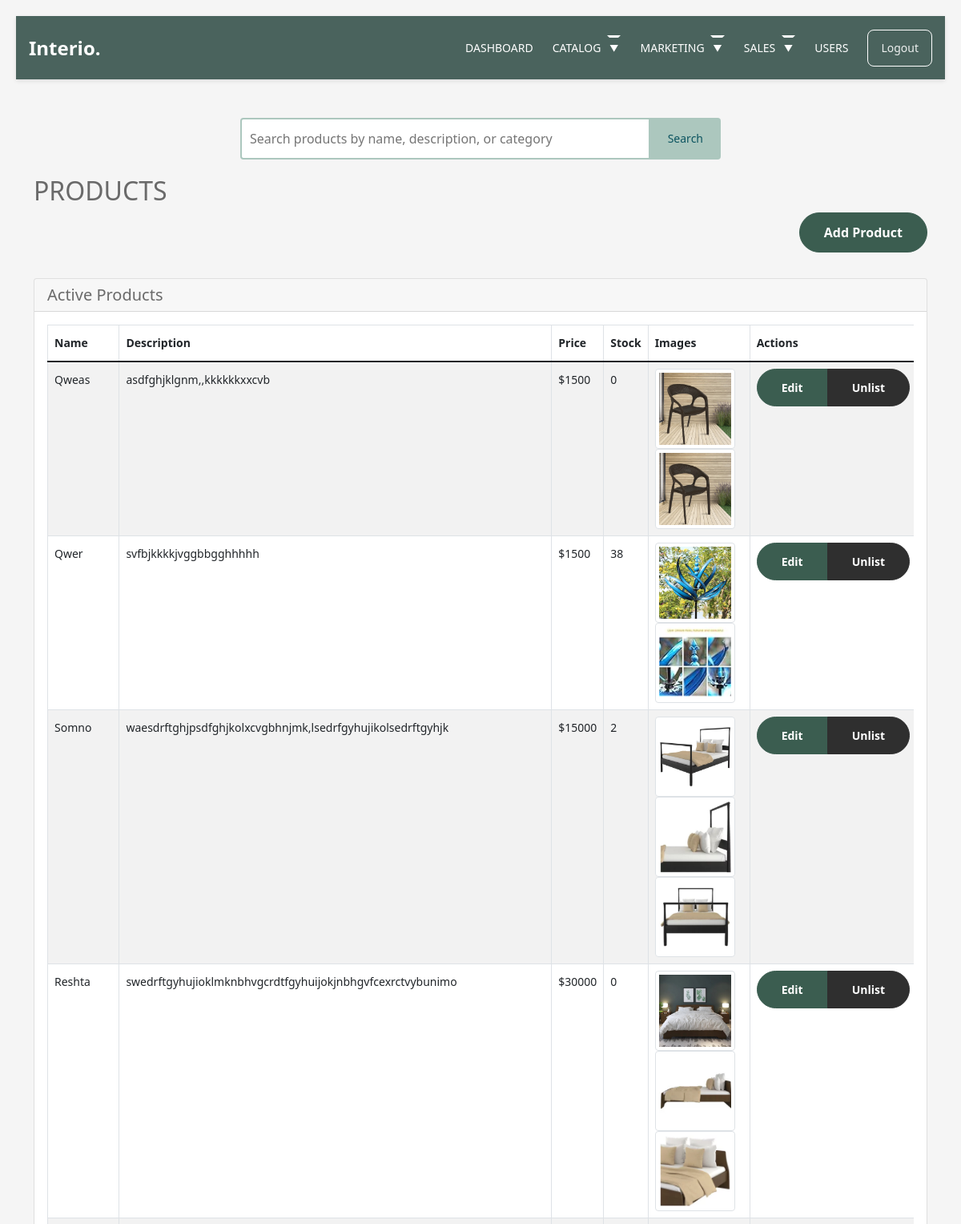
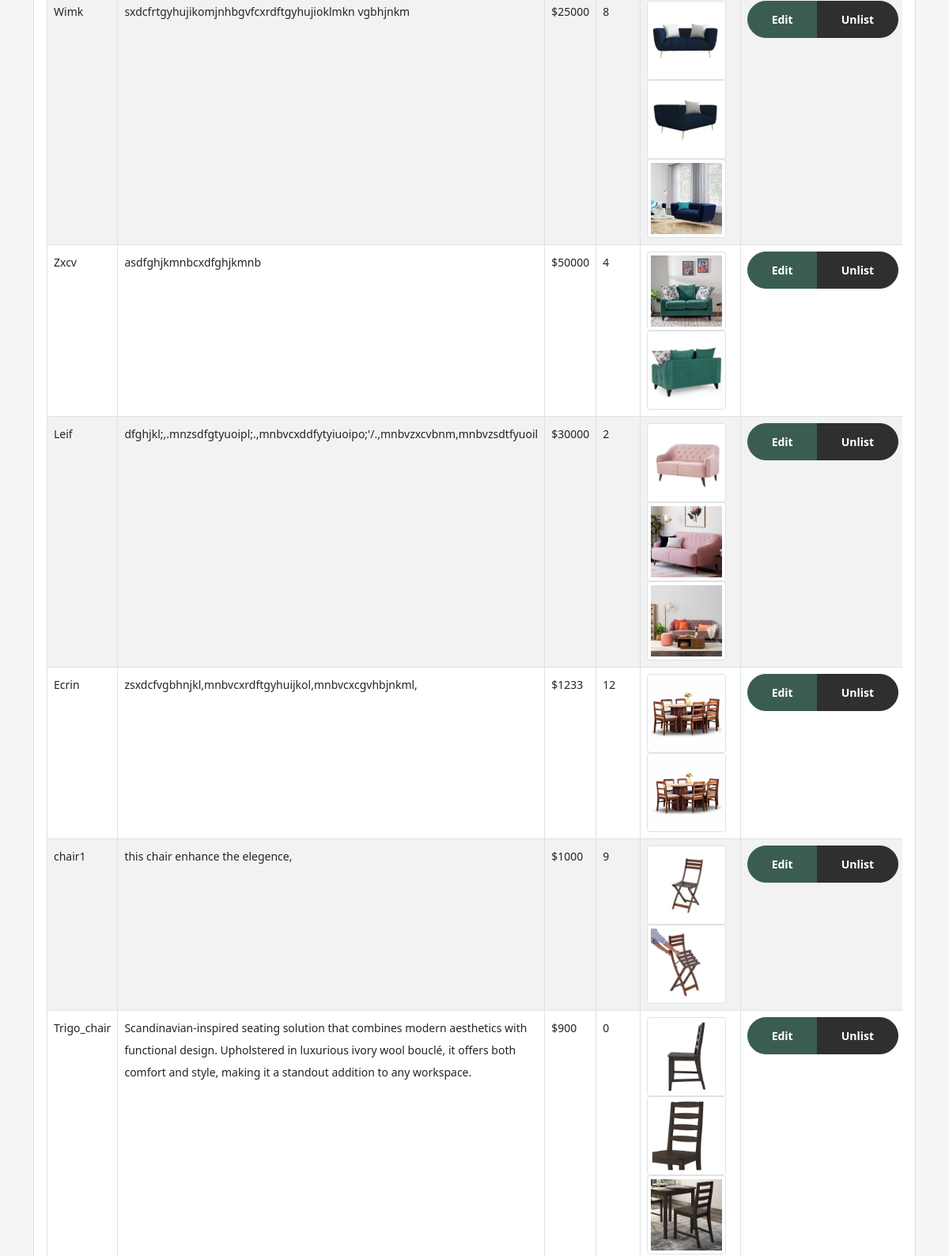
The app's page /adminn/productlist/ (signed in, upper part), older data (2 pictures, top to bottom).
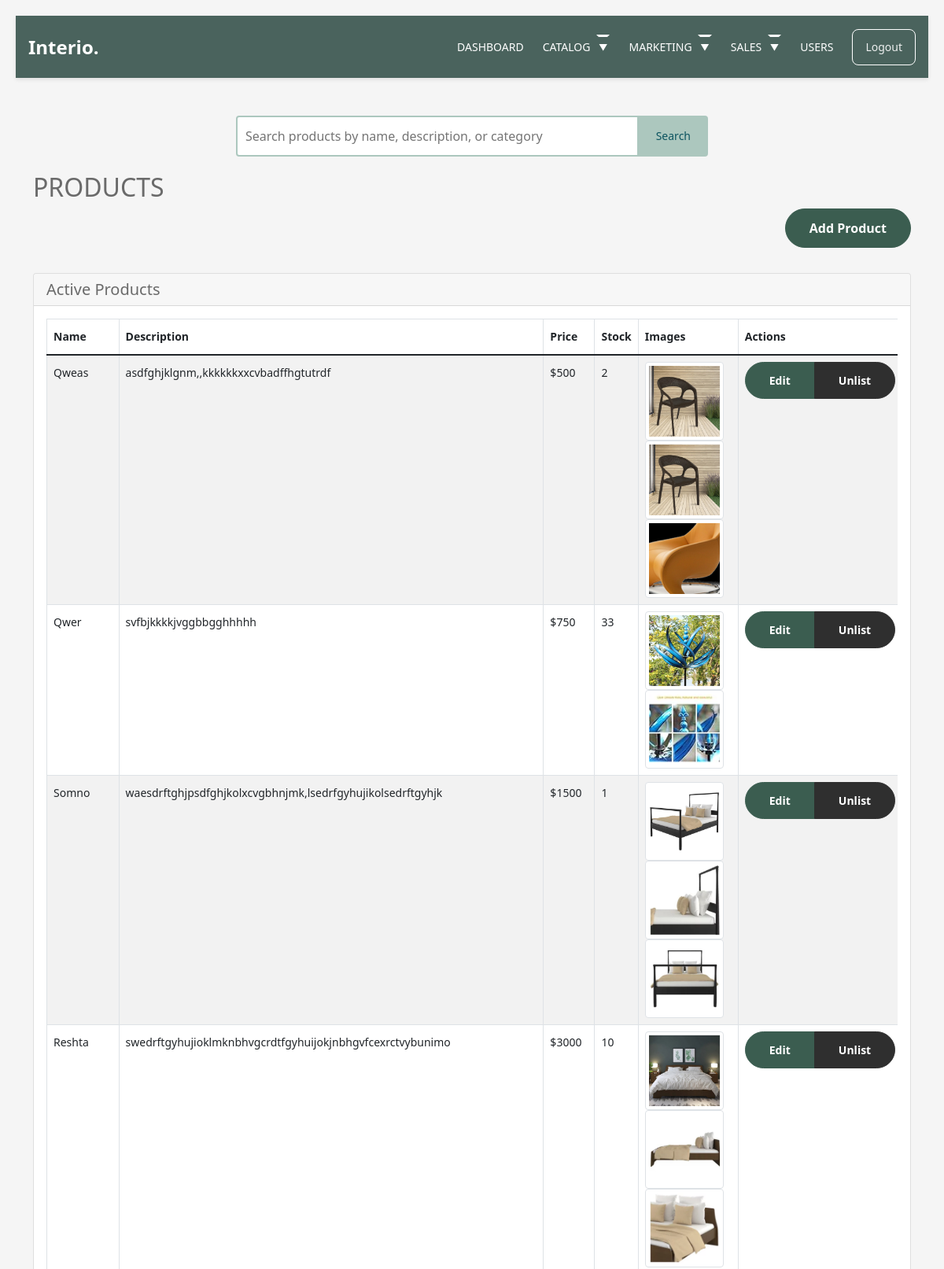
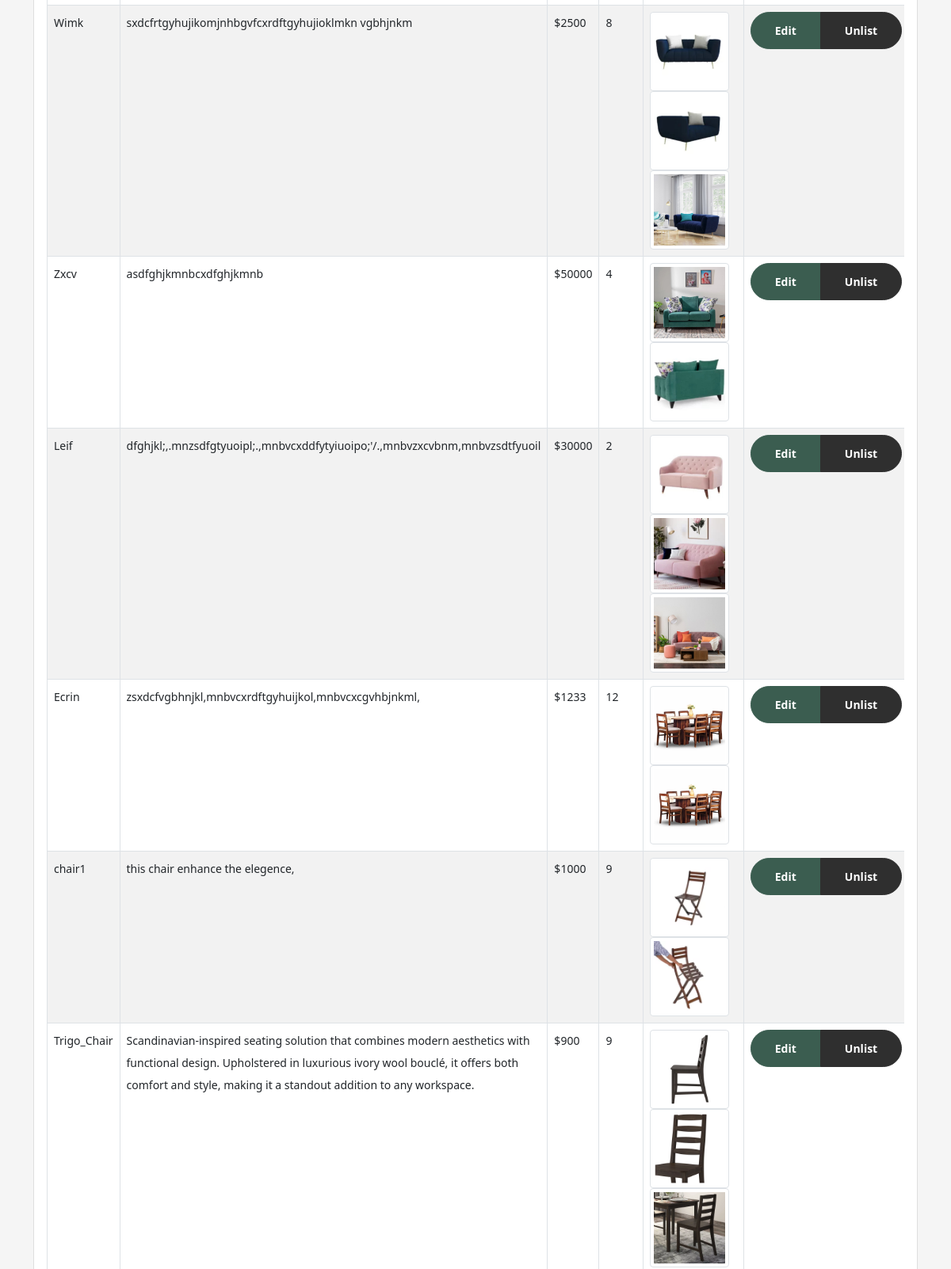
The same page, newer data (2 pictures, top to bottom).
### store/models.py (models this page shows, shortened)
class Product(models.Model):
    product_name = models.CharField(max_length=100, unique=True)
    slug = models.SlugField(max_length=100, unique=True)
    description = models.TextField(max_length=500, blank=True)
    specifications = models.TextField(max_length=500, blank=True)
    price = models.IntegerField()
    stock = models.IntegerField()
    is_available = models.BooleanField(default=True)
    category = models.ForeignKey('category.Category', on_delete=models.CASCADE)
    created_date = models.DateTimeField(auto_now_add=True)
    modified_date = models.DateTimeField(auto_now=True)
    is_deleted = models.BooleanField(default=False)
    deleted_at = models.DateTimeField(null=True, blank=True)
    class Meta:
        ordering = ['-created_date']
        indexes = [
            models.Index(fields=['is_deleted']),
            models.Index(fields=['is_available']),
        ]

class ProductImage(models.Model):
    product = models.ForeignKey(Product, on_delete=models.CASCADE, related_name="images")
    image = models.ImageField(upload_to='products', blank=True, null=True)
    class Meta:
        ordering = ['id']

### adminn/views.py (the view)
    def _wrapped_view(request, *args, **kwargs):
        if request.user.is_authenticated and request.user.is_superadmin:
            return view_func(request, *args, **kwargs)
        else:
            return redirect('login')

### adminn/views.py (called while the page is built, shortened)
def superuser_required(view_func):
    def _wrapped_view(request, *args, **kwargs):
        if request.user.is_authenticated and request.user.is_superadmin:
            return view_func(request, *args, **kwargs)
        else:
            return redirect('login')
    return _wrapped_view

@superuser_required
def productlist(request):
    search_query = request.GET.get('search', '').strip()
    products = Product.objects.filter(is_deleted=False)
    deleted_products = Product.objects.filter(is_deleted=True)
    return render(request, 'adminn/productlist.html', {
        'products': products,
        'deleted_products': deleted_products,
        'search_query': search_query
    })

### carts/context_processors.py (called while the page is built, shortened)
def counter(request):
    cart_count = 0
    if 'admin' in request.path:
        return {}
    return dict(cart_count=cart_count)

### category/context_processors.py (called while the page is built)
def menu_links(request):
    links = Category.objects.all()
    return dict(links=links)

### templates/adminn/productlist.html (shortened to what this page needs)
{% extends 'adminn/adminbase.html' %}
{% load static %}
{% block content %}
<div class="container mt-5">
    <div class="search-container">
        <form method="GET" class="search-form">
            <input type="text"
                   name="search"
                   class="search-input"
                   placeholder="Search products by name, description, or category"
                   value="{{ search_query }}">
            <button type="submit" class="search-button">Search</button>
        </form>
    </div>
    <h2 class="head">PRODUCTS</h2>
    <div class="text-end mb-3">
        <a href="{% url 'adminn:addproduct' %}" class="btn btn-primary mb-3">Add Product</a>
    </div>
    {% include 'includes/alerts.html' %}
    <div class="card mb-4">
        <div class="card-header">
            <h4>Active Products</h4>
        </div>
        <div class="card-body">
            <div class="table-responsive">
                <table class="table table-striped table-hover table-bordered">
                    <thead class="">
                        <tr>
                            <th>Name</th>
                            <th>Description</th>
                            <th>Price</th>
                            <th>Stock</th>
                            <th>Images</th>
                            <th>Actions</th>
                        </tr>
                    </thead>
                    <tbody>
                        {% for product in products %}
                        <tr>
                            <td>{{ product.product_name }}</td>
                            <td>{{ product.description }}</td>
                            <td>${{ product.price }}</td>
                            <td>{{ product.stock }}</td>
                            <td>
                                {% for image in product.images.all %}
                                    <div class="image-container" style="display: inline-block; margin-right: 10px;">
                                        <img src="{{ image.image.url }}"
                                             alt="{{ product.product_name }}"
                                             class="img-thumbnail"
                                             style="max-width: 100px;"
                                             data-image-id="{{ image.id }}">
                                    </div>
                                {% empty %}
                                    <span class="text-muted">No images</span>
                                {% endfor %}
                            </td>
                            <td>
                                <div class="btn-group" role="group">
                                    <a href="{% url 'adminn:editproduct' product.id %}" class="btn btn-sm btn-primary">Edit</a>
                                    <a href="{% url 'adminn:deleteproduct' product.id %}" class="btn btn-sm btn-warning" onclick="return confirm('Are you sure you want to unlist this product?')">Unlist</a>
                                </div>
                            </td>
                        </tr>
                        {% endfor %}
                    </tbody>
                </table>
            </div>
        </div>
    </div>
</div>
{% endblock %}

Row changes from the older to the newer data that the page shows:
changed Product "Qweas": description "asdfghjklgnm,,kkkkkkxxcvb" → "asdfghjklgnm,,kkkkkkxxcvbadffhgtutrdf"; price "1500" → "500"; stock "0" → "2"
added ProductImage: image (picture), shown under Product "Qweas"
changed Product "Qwer": price "1500" → "750"; stock "38" → "33"
changed Product "Somno": price "15000" → "1500"; stock "2" → "1"
changed Product "Reshta": price "30000" → "3000"; stock "0" → "10"
changed Product "Wimk": price "25000" → "2500"
changed Product: product_name "Trigo_chair" → "Trigo_Chair"; stock "0" → "9"
